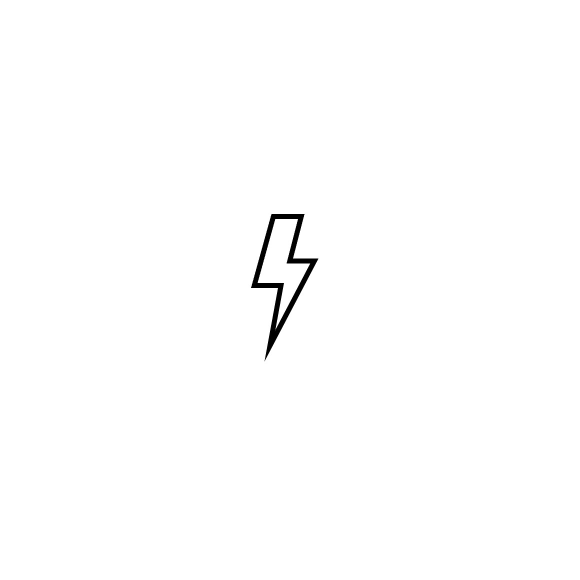
#> input picture image_sample/lightning.jpg, 1160 x 1160 px (shown at 1/2 size)
$ python image_editor.py
#> lines starting #> are read from the running program, lines starting #| are printed output that depends on the picture
import os

import cv2
import numpy as np
from PIL import Image, ImageDraw, ImageFont


class ImageProcessingError(Exception):
    pass


def add_text_to_image_with_strikethrough(
    in_file_path: str,
    out_file_path: str,
    font_path: str,
    text: str,
    text_size,
    text_position,
    strikethrough_line_index: int,
    strikethrough_text: str,
):
    # Check if the output directory exists
    output_directory = os.path.dirname(out_file_path)
    if not os.path.exists(output_directory):
        raise ImageProcessingError(
            f"Output directory does not exist: {output_directory}"
        )

    if not os.path.exists(font_path):
        raise FileNotFoundError(f"Error processing font file: {font_path}")

    try:
        # Open the image and ensure the file is properly closed using a context manager
        with Image.open(in_file_path) as image:
            # Convert the image to RGB mode (if it's in RGBA format)
            image = image.convert("RGB")

            # Get the DPI value
            dpi = image.info.get("dpi")

            # Create a drawing object to add text
            draw = ImageDraw.Draw(image)
            font = ImageFont.truetype(font_path, text_size)
            line_gap = 4

            # [4 lines of commented-out code are left out]
            strikethrough_width = draw.textlength(strikethrough_text, font=font)
            text_height = text_size

            draw.text(
                text_position, text, font=font, fill=(0, 0, 0), spacing=line_gap
            )

            # position (x, y)
            start_y = (
                text_position[1]
                + (text_height + line_gap) * strikethrough_line_index
                + text_size // 2
            )
            start_pos = (
                text_position[0],
                start_y,
            )
            end_pos = (
                text_position[0] + strikethrough_width,
                start_y,
            )
            draw.line([start_pos, end_pos], fill=(0, 0, 0), width=5)

            # Save the modified image
            image.save(out_file_path, dpi=dpi)
            print(f"Saved modified image as: {out_file_path}")

    except (OSError, IOError, SyntaxError) as e:
        raise ImageProcessingError(f"Error processing image: {e}")


# Add text to an image (JPEG or PNG) and save the output as a JPEG file
def add_text_to_image(
    in_file_path: str,
    out_file_path: str,
    font_path: str,
    text: str,
    size,
    position,
):
    # Check if the output directory exists
    output_directory = os.path.dirname(out_file_path)
    if not os.path.exists(output_directory):
        raise ImageProcessingError(
            f"Output directory does not exist: {output_directory}"
        )

    if not os.path.exists(font_path):
        raise FileNotFoundError(f"Error processing font file: {font_path}")

    try:
        # Open the image and ensure the file is properly closed using a context manager
        with Image.open(in_file_path) as image:
            # Convert the image to RGB mode (if it's in RGBA format)
            image = image.convert("RGB")

            # Get the DPI value
            dpi = image.info.get("dpi")

            # Create a drawing object to add text
            draw = ImageDraw.Draw(image)
            font = ImageFont.truetype(font_path, size)

            # Draw text on the image
            draw.text(position, text, font=font, fill=(0, 0, 0))

            # Save the modified image
            image.save(out_file_path, dpi=dpi)
            print(f"Saved modified image as: {out_file_path}")

    except (FileNotFoundError, OSError, IOError, SyntaxError) as e:
        raise ImageProcessingError(f"Error processing image: {e}")


def append_text_to_filename(file_path, text) -> str:
    directory, filename = os.path.split(file_path)
    name, extension = os.path.splitext(filename)
    new_filename = name + text + extension
    new_file_path = os.path.join(directory, new_filename)
    return str(new_file_path)


# [14 lines left out: functions get_image_size, delete_image, not called in this run]


def change_file_extension(file_path, new_extension) -> str:
    # Get the directory path and filename from the file path
    directory, filename = os.path.split(file_path)

    # Get the original file extension
    _, old_extension = os.path.splitext(filename)

    # Replace the original file extension with the new extension
    new_filename = filename.replace(old_extension, new_extension)

    # Combine the new filename with the directory path
    new_file_path = os.path.join(directory, new_filename)

    return str(new_file_path)


# [158 lines left out: functions expand_and_center_image, resize_for_ig_story, insert_text_to_ig_story, ig_story_image_processing, not called in this run]


# Example usage
def example() -> None:
    try:
        app_dir = os.path.dirname(os.path.dirname(os.path.abspath(__file__)))
        font_path = os.path.join(
            app_dir, "fonts", "SourceSerifPro-SemiBold.ttf"
        )
        if not os.path.exists(font_path):
            print(f"Font file not found: {font_path}")
            return

        insert_text = "0 Hello!\n1 Space\n2 This is the third line of text."
        size = 40
        position = (30, 10)

        input_file_path = os.path.join(app_dir, "image_sample", "lightning.jpg")
        output_file_path = append_text_to_filename(input_file_path, "_mod")
        add_text_to_image(
            input_file_path,
            output_file_path,
            font_path,
            insert_text,
            size,
            position,
        )
#> in add_text_to_image, image is the input picture: PIL image 1160x1160 RGB; min 0, max 255, mean 253.7
#> in add_text_to_image, `dpi = image.info.get("dpi")`: dpi = (96, 96)
#> in add_text_to_image, `image.save(out_file_path, dpi=dpi)`:
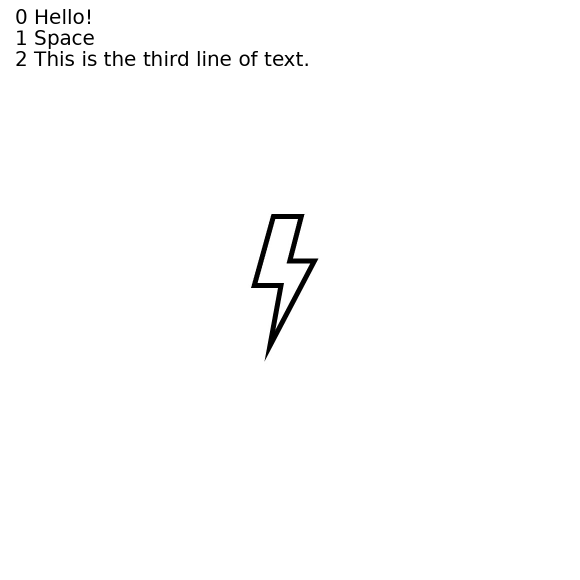
#> saved as lightning_mod.jpg: PIL image 1160x1160 RGB (shown at 1/2 size); min 0, max 255, mean 252.4

        strike_through_index = 2
        strike_through_text = "2 This is"

        input_file_path = os.path.join(app_dir, "image_sample", "astronaut.png")
        output_file_path = change_file_extension(
            append_text_to_filename(input_file_path, "_mod"), ".jpg"
        )
        add_text_to_image_with_strikethrough(
            input_file_path,
            output_file_path,
            font_path,
            insert_text,
            size,
            position,
            strike_through_index,
            strike_through_text,
        )
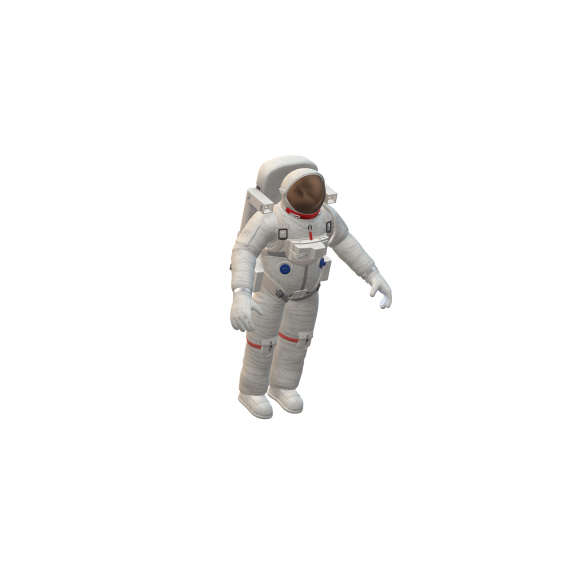
#> input picture image_sample/astronaut.png, 1160 x 1160 px (shown at 1/2 size)
#> in add_text_to_image_with_strikethrough, image is the input picture: PIL image 1160x1160 RGBA; mean R, G, B, A 248.6, 248.2, 247.9, 255
#> in add_text_to_image_with_strikethrough, `dpi = image.info.get("dpi")`: dpi = (95.99, 95.99)
#> in add_text_to_image_with_strikethrough, `strikethrough_width = draw.textlength(strikethrough_text, font=font)`: strikethrough_width = 164.6
#> in add_text_to_image_with_strikethrough, `end_pos = ( text_position[0] + strikethrough_width, start_y, )`: end_pos = (194.6, 118)
#> in add_text_to_image_with_strikethrough, `image.save(out_file_path, dpi=dpi)`:
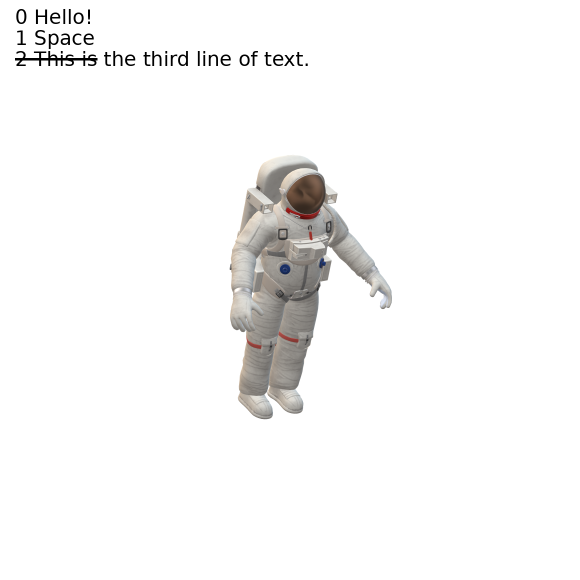
#> saved as astronaut_mod.jpg: PIL image 1160x1160 RGB (shown at 1/2 size); mean R, G, B 247.2, 246.9, 246.5

    except (Exception, ImageProcessingError) as e:
        print(f"Error occurred during image processing: {e}")


# [71 lines left out: functions create_ig_story_image_example, generate_gray_image, not called in this run]


if __name__ == "__main__":
    # generate_gray_image()

    example()

    # app_dir = os.path.dirname(os.path.dirname(os.path.abspath(__file__)))
    # image_path = os.path.join(app_dir, "image_sample", "lightning.jpg")
    # create_ig_story_image_example(image_path, "Lightning")
